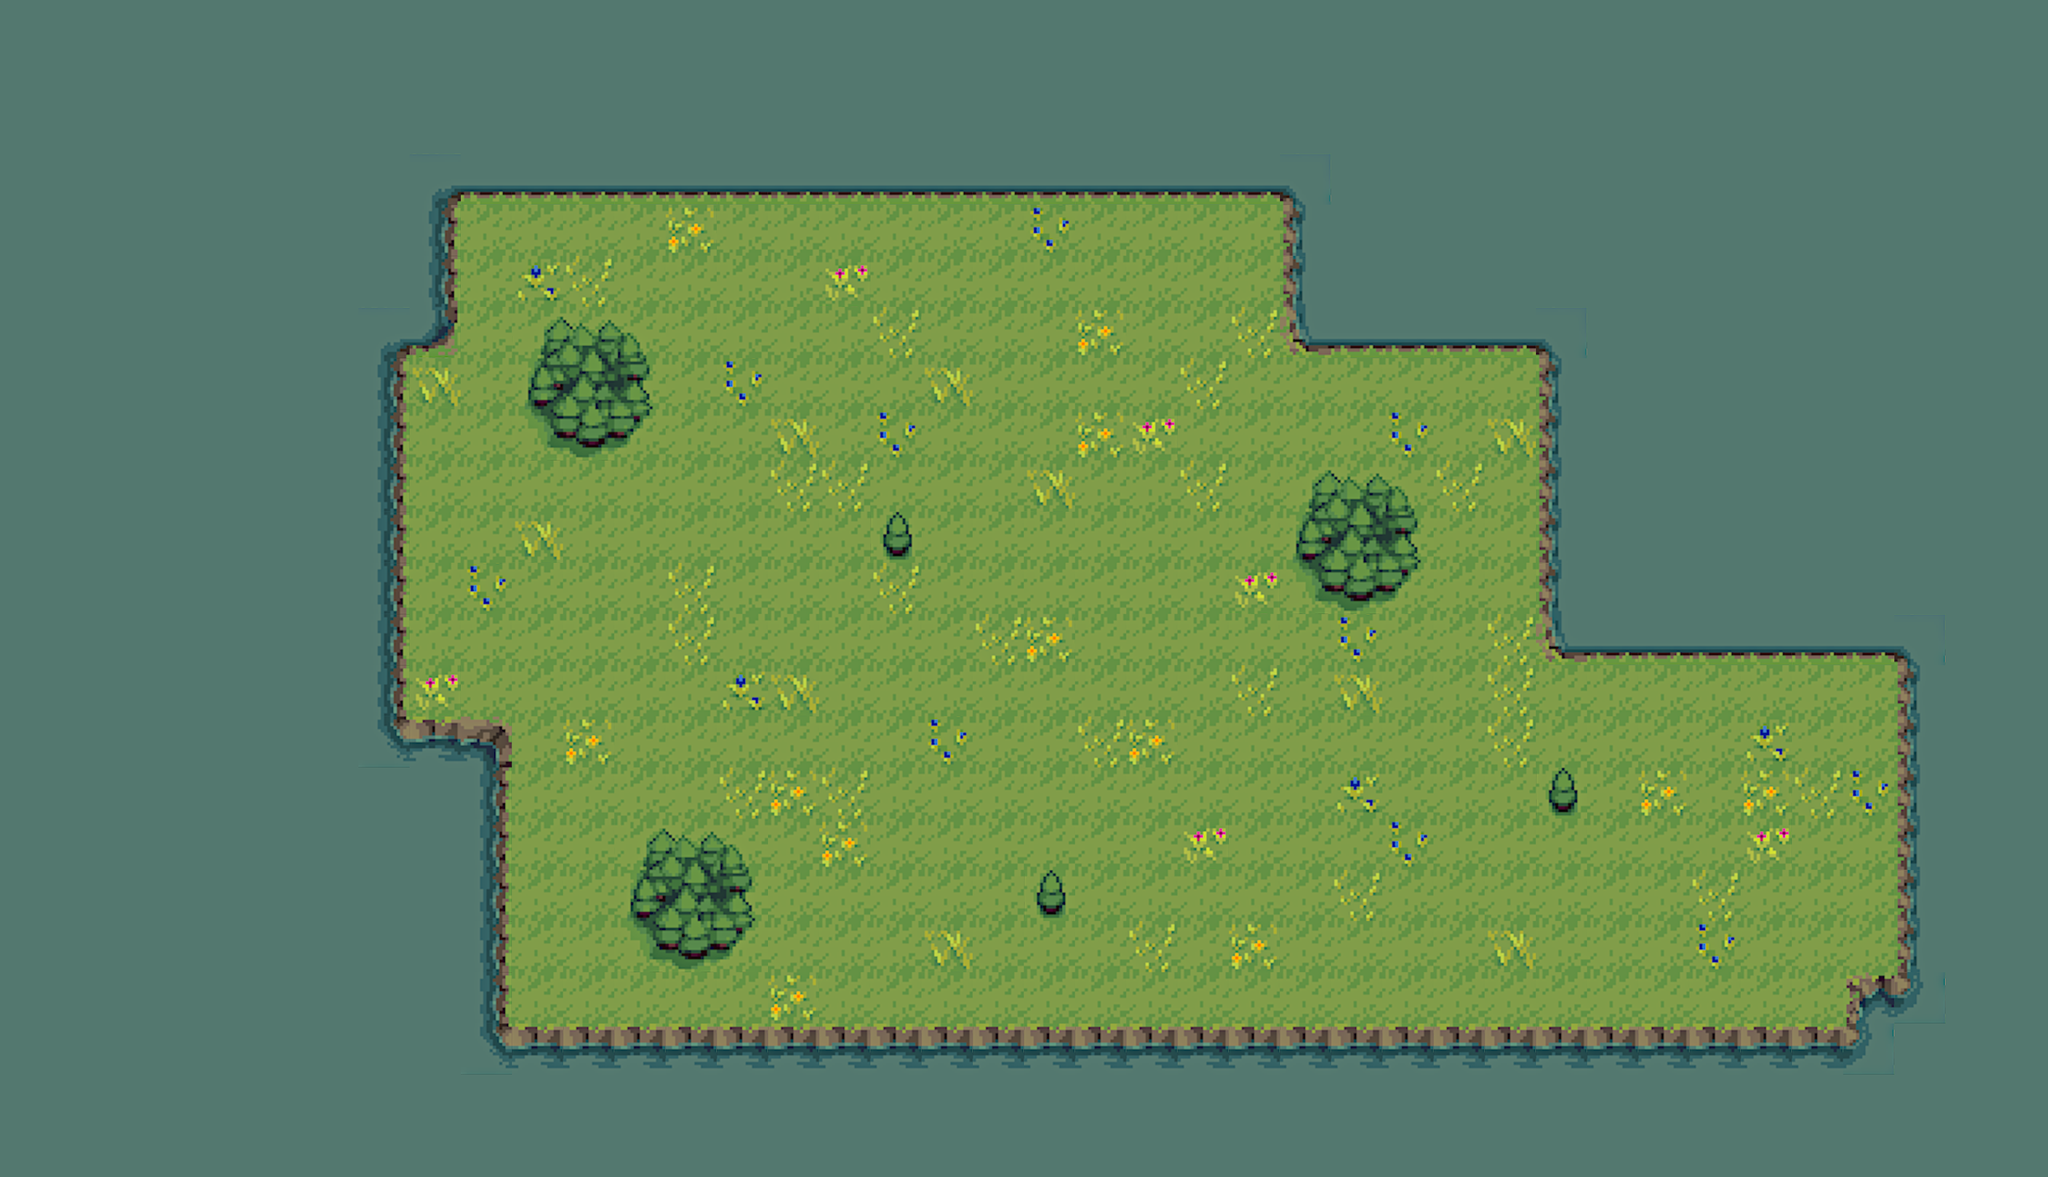

The image is a tile-based game level rendered from a .tmx file. Its description and complete source (layers, tilesets, objects, tile grids) follow:
An orthogonal 40x23 tile map with 64x64 px tiles, 2 tile layers (background, island).

<map version="1.2" tiledversion="1.3.3" orientation="orthogonal" renderorder="right-down" width="40" height="23" tilewidth="64" tileheight="64" infinite="0" nextlayerid="5" nextobjectid="1">
 <tileset firstgid="1" source="gw_tileset64.tsx" />
 <layer id="1" name="background" width="40" height="23">
  <data encoding="csv">
62,62,62,62,62,62,62,62,62,62,62,62,62,62,62,62,62,62,62,62,62,62,62,62,62,62,62,62,62,62,62,62,62,62,62,62,62,62,62,62,
62,62,62,62,62,62,62,62,62,62,62,62,62,62,62,62,62,62,62,62,62,62,62,62,62,62,62,62,62,62,62,62,62,62,62,62,62,62,62,62,
62,62,62,62,62,62,62,62,62,62,62,62,62,62,62,62,62,62,62,62,62,62,62,62,62,62,62,62,62,62,62,62,62,62,62,62,62,62,62,62,
62,62,62,62,62,62,62,62,62,62,62,62,62,62,62,62,62,62,62,62,62,62,62,62,62,62,62,62,62,62,62,62,62,62,62,62,62,62,62,62,
62,62,62,62,62,62,62,62,62,62,62,62,62,62,62,62,62,62,62,62,62,62,62,62,62,62,62,62,62,62,62,62,62,62,62,62,62,62,62,62,
62,62,62,62,62,62,62,62,62,62,62,62,62,62,62,62,62,62,62,62,62,62,62,62,62,62,62,62,62,62,62,62,62,62,62,62,62,62,62,62,
62,62,62,62,62,62,62,62,62,62,62,62,62,62,62,62,62,62,62,62,62,62,62,62,62,62,62,62,62,62,62,62,62,62,62,62,62,62,62,62,
62,62,62,62,62,62,62,62,62,62,62,62,62,62,62,62,62,62,62,62,62,62,62,62,62,62,62,62,62,62,62,62,62,62,62,62,62,62,62,62,
62,62,62,62,62,62,62,62,62,62,62,62,62,62,62,62,62,62,62,62,62,62,62,62,62,62,62,62,62,62,62,62,62,62,62,62,62,62,62,62,
62,62,62,62,62,62,62,62,62,62,62,62,62,62,62,62,62,62,62,62,62,62,62,62,62,62,62,62,62,62,62,62,62,62,62,62,62,62,62,62,
62,62,62,62,62,62,62,62,62,62,62,62,62,62,62,62,62,62,62,62,62,62,62,62,62,62,62,62,62,62,62,62,62,62,62,62,62,62,62,62,
62,62,62,62,62,62,62,62,62,62,62,62,62,62,62,62,62,62,62,62,62,62,62,62,62,62,62,62,62,62,62,62,62,62,62,62,62,62,62,62,
62,62,62,62,62,62,62,62,62,62,62,62,62,62,62,62,62,62,62,62,62,62,62,62,62,62,62,62,62,62,62,62,62,62,62,62,62,62,62,62,
62,62,62,62,62,62,62,62,62,62,62,62,62,62,62,62,62,62,62,62,62,62,62,62,62,62,62,62,62,62,62,62,62,62,62,62,62,62,62,62,
62,62,62,62,62,62,62,62,62,62,62,62,62,62,62,62,62,62,62,62,62,62,62,62,62,62,62,62,62,62,62,62,62,62,62,62,62,62,62,62,
62,62,62,62,62,62,62,62,62,62,62,62,62,62,62,62,62,62,62,62,62,62,62,62,62,62,62,62,62,62,62,62,62,62,62,62,62,62,62,62,
62,62,62,62,62,62,62,62,62,62,62,62,62,62,62,62,62,62,62,62,62,62,62,62,62,62,62,62,62,62,62,62,62,62,62,62,62,62,62,62,
62,62,62,62,62,62,62,62,62,62,62,62,62,62,62,62,62,62,62,62,62,62,62,62,62,62,62,62,62,62,62,62,62,62,62,62,62,62,62,62,
62,62,62,62,62,62,62,62,62,62,62,62,62,62,62,62,62,62,62,62,62,62,62,62,62,62,62,62,62,62,62,62,62,62,62,62,62,62,62,62,
62,62,62,62,62,62,62,62,62,62,62,62,62,62,62,62,62,62,62,62,62,62,62,62,62,62,62,62,62,62,62,62,62,62,62,62,62,62,62,62,
62,62,62,62,62,62,62,62,62,62,62,62,62,62,62,62,62,62,62,62,62,62,62,62,62,62,62,62,62,62,62,62,62,62,62,62,62,62,62,62,
62,62,62,62,62,62,62,62,62,62,62,62,62,62,62,62,62,62,62,62,62,62,62,62,62,62,62,62,62,62,62,62,62,62,62,62,62,62,62,62,
62,62,62,62,62,62,62,62,62,62,62,62,62,62,62,62,62,62,62,62,62,62,62,62,62,62,62,62,62,62,62,62,62,62,62,62,62,62,62,62
</data>
 </layer>
 <layer id="3" name="island" width="40" height="23">
  <data encoding="csv">
0,0,0,0,0,0,0,0,0,0,0,0,0,0,0,0,0,0,0,0,0,0,0,0,0,0,0,0,0,0,0,0,0,0,0,0,0,0,0,0,
0,0,0,0,0,0,0,0,0,0,0,0,0,0,0,0,0,0,0,0,0,0,0,0,0,0,0,0,0,0,0,0,0,0,0,0,0,0,0,0,
0,0,0,0,0,0,0,0,0,0,0,0,0,0,0,0,0,0,0,0,0,0,0,0,0,0,0,0,0,0,0,0,0,0,0,0,0,0,0,0,
0,0,0,0,0,0,0,0,85,74,74,74,74,74,74,74,74,74,74,74,74,74,74,74,74,86,0,0,0,0,0,0,0,0,0,0,0,0,0,0,
0,0,0,0,0,0,0,0,63,1,1,1,1,27,1,1,1,1,1,1,14,1,1,1,1,61,0,0,0,0,0,0,0,0,0,0,0,0,0,0,
0,0,0,0,0,0,0,0,63,1,15,2,1,1,1,1,39,1,1,1,1,1,1,1,1,61,0,0,0,0,0,0,0,0,0,0,0,0,0,0,
0,0,0,0,0,0,0,85,75,1,58,59,60,1,1,1,1,2,1,1,1,27,1,1,2,73,74,74,74,74,86,0,0,0,0,0,0,0,0,0,
0,0,0,0,0,0,0,63,4,1,70,71,72,1,14,1,1,1,4,1,1,1,1,2,1,1,1,1,1,1,61,0,0,0,0,0,0,0,0,0,
0,0,0,0,0,0,0,63,1,1,82,83,84,1,1,4,1,14,1,1,1,27,39,1,1,1,1,14,1,4,61,0,0,0,0,0,0,0,0,0,
0,0,0,0,0,0,0,63,1,1,1,1,1,1,1,2,2,1,1,1,4,1,1,2,1,58,59,60,2,1,61,0,0,0,0,0,0,0,0,0,
0,0,0,0,0,0,0,63,1,1,4,1,1,1,1,1,1,96,1,1,1,1,1,1,1,70,71,72,1,1,61,0,0,0,0,0,0,0,0,0,
0,0,0,0,0,0,0,63,1,14,1,1,1,2,1,1,1,2,1,1,1,1,1,1,39,82,83,84,1,1,61,0,0,0,0,0,0,0,0,0,
0,0,0,0,0,0,0,63,1,1,1,1,1,2,1,1,1,1,1,2,27,1,1,1,1,1,14,1,1,2,73,74,74,74,74,74,74,86,0,0,
0,0,0,0,0,0,0,63,39,1,1,1,1,1,15,4,1,1,1,1,1,1,1,1,2,1,4,1,1,2,1,1,1,1,1,1,1,61,0,0,
0,0,0,0,0,0,0,97,50,51,1,27,1,1,1,1,1,1,14,1,1,2,27,1,1,1,1,1,1,2,1,1,1,1,15,1,1,61,0,0,
0,0,0,0,0,0,0,0,0,63,1,1,1,1,2,27,2,1,1,1,1,1,1,1,1,1,15,1,1,1,96,1,27,1,27,2,14,61,0,0,
0,0,0,0,0,0,0,0,0,63,1,1,58,59,60,1,27,1,1,1,1,1,1,39,1,1,1,14,1,1,1,1,1,1,39,1,1,61,0,0,
0,0,0,0,0,0,0,0,0,63,1,1,70,71,72,1,1,1,1,1,96,1,1,1,1,1,2,1,1,1,1,1,1,2,1,1,1,61,0,0,
0,0,0,0,0,0,0,0,0,63,1,1,82,83,84,1,1,1,4,1,1,1,2,1,27,1,1,1,1,4,1,1,1,14,1,1,1,61,0,0,
0,0,0,0,0,0,0,0,0,63,1,1,1,1,1,27,1,1,1,1,1,1,1,1,1,1,1,1,1,1,1,1,1,1,1,1,49,98,0,0,
0,0,0,0,0,0,0,0,0,97,50,50,50,50,50,50,50,50,50,50,50,50,50,50,50,50,50,50,50,50,50,50,50,50,50,50,98,0,0,0,
0,0,0,0,0,0,0,0,0,0,0,0,0,0,0,0,0,0,0,0,0,0,0,0,0,0,0,0,0,0,0,0,0,0,0,0,0,0,0,0,
0,0,0,0,0,0,0,0,0,0,0,0,0,0,0,0,0,0,0,0,0,0,0,0,0,0,0,0,0,0,0,0,0,0,0,0,0,0,0,0
</data>
 </layer>
</map>
